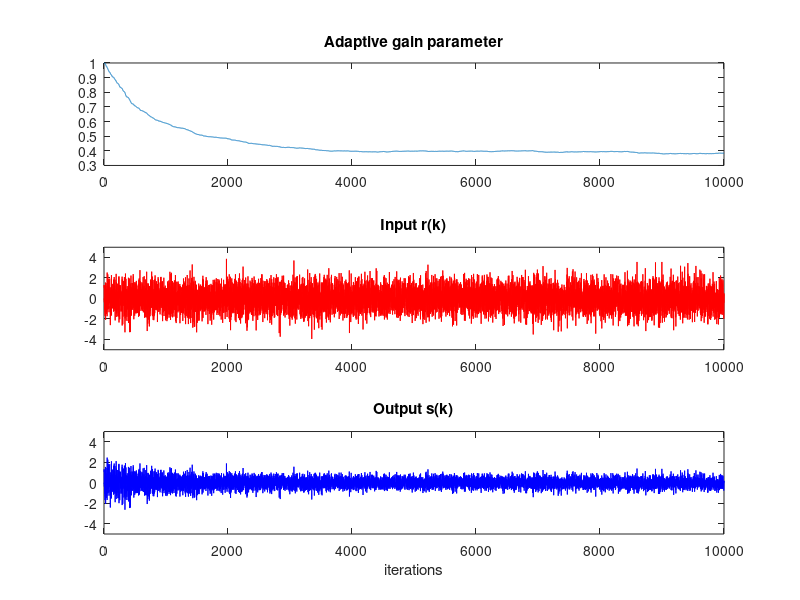

Source code (MATLAB):
% agcgrad.m: minimize J(a)= avg{|a|(1/3 a^2 r^2 - ds)} by choice of a
n=10000;                           % number of steps in simulation
vr=1.0;                            % power of the input
r=sqrt(vr)*randn(n,1);             % generate random inputs
ds=0.15;                           % desired power of output
mu=0.001;                          % algorithm stepsize
lenavg=10;                         % length over which to average
a=zeros(n,1); a(1)=1;              % initialize AGC parameter
s=zeros(n,1);                      % initialize outputs
avec=zeros(1,lenavg);              % vector to store terms for averaging
for k=1:n-1
  s(k)=a(k)*r(k);                  % normalize by a(k)
  avec=[sign(a(k))*(s(k)^2-ds),avec(1:lenavg-1)];  % incorporate new update into avec
  a(k+1)=a(k)-mu*mean(avec);       % average adaptive update of a(k)
end

% draw agcgrad.eps
subplot(3,1,1)
plot(a)              % plot AGC values
title('Adaptive gain parameter')
subplot(3,1,2)
plot(r,'r')          % plot inputs and outputs
axis([0,10^4,-5,5])
title('Input r(k)')
subplot(3,1,3)
plot(s,'b')
axis([0,10^4,-5,5])
title('Output s(k)')
xlabel('iterations')